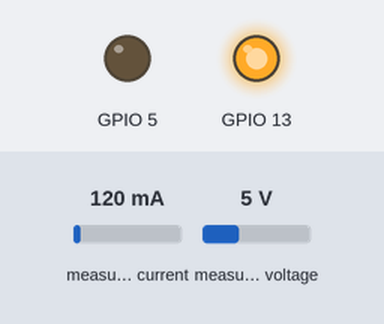
This sketch was run on a simulated ESP32. On the bench: output pins drawn as LEDs (lit = HIGH). The inputs (shaded band) are chosen by the test bench; at power-on: measured current 120 mA, measured voltage 5 V. Storage starts empty.

Above: at 0.2 s.
Timing chart, 0 to 1.7 s (numbered marks = the images above):
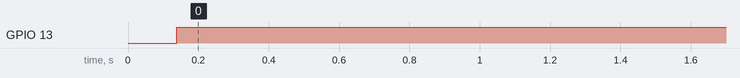

The sketch:

ta_water_data_logger.ino
```cpp
/*
 * Data Logger Program
 */

#include <SPI.h>
#include <SD.h>
#include <Wire.h>
#include <Adafruit_INA219.h>

Adafruit_INA219 ina219;

/*
 * Global Variables
 */
#define chipSelect 4

File openFile;
typedef struct
{
    uint16_t hour_t;
    uint8_t  minute_t;
    uint8_t  second_t;
    uint16_t millisecond_t;
} Time_t;

char sensor_data_rx[50];

float shuntvoltage = 0;
float busvoltage = 0;
float current_mA = 0;
float loadvoltage = 0;
float power_mW = 0;
long int ina_interval = 2000;

Time_t Global_Time;
uint8_t save_ph = 0, save_temp = 0, save_do = 0, save_turb = 0, send_to_user = 0;
float value_ph = 0, value_temp = 0, value_do = 0, value_turb = 0;
float interval_ph = 0, interval_temp = 0, interval_do = 0, interval_turb = 0;


void setup()
{
    Serial.begin(115200);
    pinMode(SS, OUTPUT);
    pinMode(13, OUTPUT);

    if (! ina219.begin())
    {
        while (1);
    }

    if (!SD.begin(chipSelect))
    {
        return;
    }

    // Wait for first valid reading before creating file
    while(!(current_mA && loadvoltage))
    {
        readINA219();
        delay(100);
    }

    // Write an initial line to the file
    writeFiles();
}

uint8_t save_state = 0;
unsigned long int save_time = 0;
unsigned long int ina_time = 0;
uint8_t send_finished = 0;

void loop()
{
    // Always check for new data from the ESP32
    receiveData();

    // Handle other tasks like reading the INA219 sensor and blinking the LED
    if(millis() - ina_time >= ina_interval)
    {
        ina_time = millis();
        readINA219();
    }

    if(Global_Time.second_t % 2 == 0)
    {
        digitalWrite(13, HIGH);
    }
    else
    {
        digitalWrite(13, LOW);
    }

    // Corrected Logic Loop
    // ACTION 1: If the command is to fetch data, do it and then stop.
    if(send_to_user && !send_finished)
    {
        transmitFile();
        send_finished = 1; // Mark as finished so it only runs once
    }
    // ACTION 2: If we are not fetching data, then log any new sensor readings.
    else if (!send_to_user)
    {
        // State machine for writing to the file
        switch(save_state)
        {
            case 0:
                if(save_ph || save_temp || save_do || save_turb)
                {
                    writeFiles();
                    save_state++;
                }
                break;
            case 1:
                if(millis() - save_time >= 3)
                {
                    save_time = millis();
                    save_state = 0;
                    memset(sensor_data_rx, 0, sizeof(sensor_data_rx));
                }
                break;
        }
    }
}

void receiveData()
{
    if(Serial.available())
    {
        static int receive_status;
        static int header_status;
        char temp;

        if(header_status == 0)
        {
            if(Serial.available() >= sizeof(sensor_data_rx) + 3)
            {
                for(int i = 0; i < sizeof(sensor_data_rx) + 3; i++)
                {
                    temp = Serial.read();
                    if(receive_status == 0 && temp == 'A')      receive_status++;
                    else if(receive_status == 1 && temp == 'B') receive_status++;
                    else if(receive_status == 2 && temp == 'C')
                    {
                        receive_status = 0;
                        header_status = 1;
                        break;
                    }
                }
            }
        }

        if(header_status == 1)
        {
            char real_data[sizeof(sensor_data_rx)];
            if(Serial.available() >= sizeof(sensor_data_rx))
            {
                for(int i = 0; i < sizeof(sensor_data_rx); i++)
                {
                    real_data[i] = Serial.read();
                }

                memcpy(&sensor_data_rx, real_data, sizeof(sensor_data_rx));
                memcpy(&Global_Time.hour_t, sensor_data_rx, 2);
                memcpy(&Global_Time.minute_t, sensor_data_rx + 2, 1);
                memcpy(&Global_Time.second_t, sensor_data_rx + 3, 1);
                memcpy(&Global_Time.millisecond_t, sensor_data_rx + 4, 2);
                memcpy(&save_ph, sensor_data_rx + 6, 1);
                memcpy(&value_ph, sensor_data_rx + 7, 4);
                memcpy(&interval_ph, sensor_data_rx + 11, 4);
                memcpy(&save_temp, sensor_data_rx + 15, 1);
                memcpy(&value_temp, sensor_data_rx + 16, 4);
                memcpy(&interval_temp, sensor_data_rx + 20, 4);
                memcpy(&save_do, sensor_data_rx + 24, 1);
                memcpy(&value_do, sensor_data_rx + 25, 4);
                memcpy(&interval_do, sensor_data_rx + 29, 4);
                memcpy(&save_turb, sensor_data_rx + 33, 1);
                memcpy(&value_turb, sensor_data_rx + 34, 4);
                memcpy(&interval_turb, sensor_data_rx + 38, 4);
                memcpy(&send_to_user, sensor_data_rx + 42, 1);

                header_status = 0;
            }
        }
    }
}

// This function is memory-safe.
void writeFiles()
{
    openFile = SD.open("jasuci.txt", FILE_WRITE);

    if(openFile)
    {
        openFile.print(Global_Time.hour_t);
        openFile.print(":");
        openFile.print(Global_Time.minute_t);
        openFile.print(":");
        openFile.print(Global_Time.second_t);
        openFile.print(":");
        openFile.print(Global_Time.millisecond_t);
        openFile.print(";");
        openFile.print(save_ph);
        openFile.print(";");
        openFile.print(value_ph);
        openFile.print(";");
        openFile.print(interval_ph);
        openFile.print(";");
        openFile.print(save_temp);
        openFile.print(";");
        openFile.print(value_temp);
        openFile.print(";");
        openFile.print(interval_temp);
        openFile.print(";");
        openFile.print(save_do);
        openFile.print(";");
        openFile.print(value_do);
        openFile.print(";");
        openFile.print(interval_do);
        openFile.print(";");
        openFile.print(save_turb);
        openFile.print(";");
        openFile.print(value_turb);
        openFile.print(";");
        openFile.print(interval_turb);
        openFile.print(";");
        openFile.print(current_mA);
        openFile.print(";");
        openFile.println(loadvoltage);

        openFile.close();
    }
}

// --- FINAL CORRECTED FUNCTION ---
// This version is completely memory-safe and will not crash the Nano.
// It sends the raw text data from the SD card, which the ESP32 is expecting.
void transmitFile()
{
  openFile = SD.open("jasuci.txt");
  if (openFile)
  {
    // This protocol sends the raw text data for maximum reliability
    while (openFile.available())
    {
      // Read a small, safe chunk of the file into a buffer
      char buffer[64];
      int bytesRead = openFile.read(buffer, sizeof(buffer));
      if (bytesRead > 0) {
        // Write that chunk directly to the Serial port
        Serial.write((uint8_t*)buffer, bytesRead);
      }
    }
    openFile.close();

    // After sending the whole file, send a single, clear "finished" message.
    // The last token '1' will signal the GUI via the ESP32 that the process is done.
    Serial.print("0:0:0:0;0;0.00;0.00;0;0.00;0.00;0;0.00;0.00;0;0.00;0.00;0.00;0.00;1\n");
  }
}

// This function is no longer used by the new, safer transmitFile logic.
void storeData(int index, String token) {
    // This function can be left here or deleted.
}

void readINA219()
{
    shuntvoltage = ina219.getShuntVoltage_mV();
    busvoltage = ina219.getBusVoltage_V();
    current_mA = ina219.getCurrent_mA();
    power_mW = ina219.getPower_mW();
    loadvoltage = busvoltage + (shuntvoltage / 1000);
}
```

Measured:
- by itself, GPIO 13: LOW → HIGH at 0.14 s
